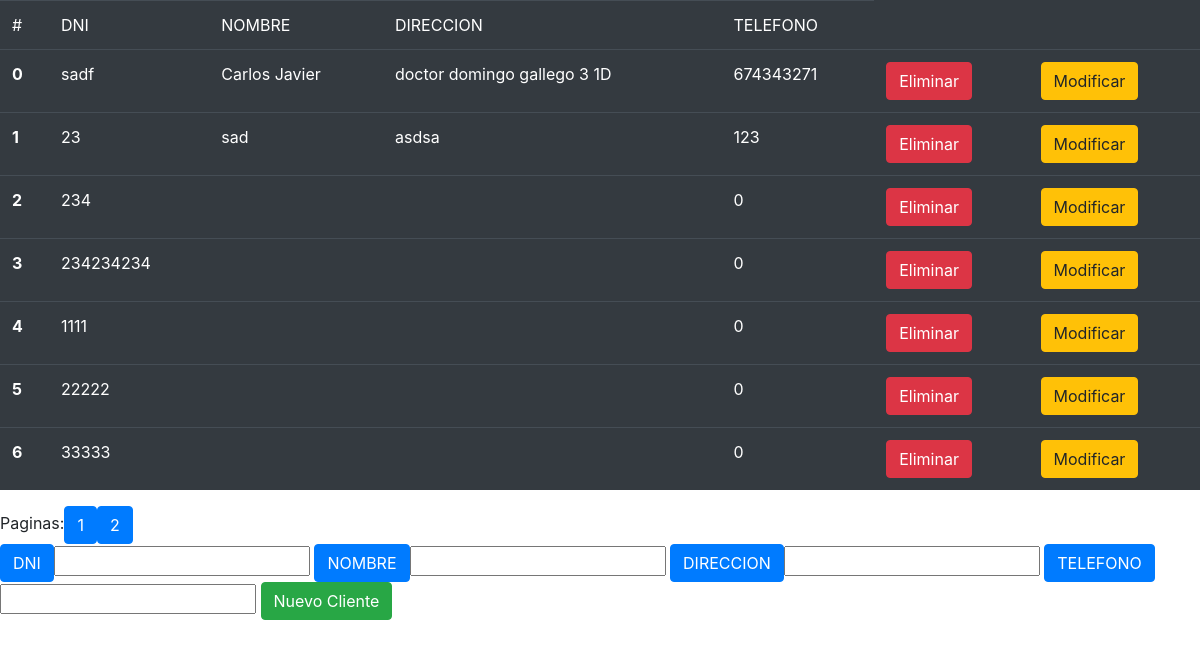
/ejercicios/ejercicio1y2/index.php, run on the app's committed database.
### tables this page shows
CREATE TABLE `usuarios` (
  `dni` varchar(9) NOT NULL,
  `nombre` varchar(50) NOT NULL,
  `telefono` int(9) NOT NULL,
  `direccion` varchar(100) NOT NULL
);

### ejercicios/ejercicio1y2/index.php (the view, shortened to what this page needs)
<!doctype html>
<html lang="en">
<head>
    <link rel="stylesheet" href="https://stackpath.bootstrapcdn.com/bootstrap/4.3.1/css/bootstrap.min.css">
</head>
<body>
    <?php
    $db = "banco";
    $conexion = conexion($db);
    if (isset($_GET['paginado'])) {
        $inicio = $_GET['paginado'];
        $fin = $inicio*7;
        $inicio = $fin -7;
    }else {
        $inicio = 0;
        $fin = 7;
    }
    $totalRegistros = 0;
    $consulta2 = $conexion->query('SELECT dni,nombre,telefono,direccion from usuarios');
    while($cliente = $consulta2->fetchObject()){
        $totalRegistros++;
    }
    $consulta = $conexion->query('SELECT dni,nombre,telefono,direccion from usuarios LIMIT '.$inicio.','.$fin.'');
    ?>
    <table class="table table-dark">
        <thead>
            <tr>
                <td>#</td>
                <td>DNI</td>
                <td>NOMBRE</td>
                <td>DIRECCION</td>
                <td>TELEFONO</td>
            </tr>
        </thead>
        <tbody>
            <?php
            while ($cliente = $consulta->fetchObject()) {
                ?>
                <tr>
                    <th scope="row"><?= $inicio ?></th>
                    <td><?= $cliente->dni ?></td>
                    <td><?= $cliente->nombre ?></td>
                    <td><?= $cliente->direccion ?></td>
                    <td><?= $cliente->telefono ?></td>
                    <td><a href="borrado.php?dni=<?=$cliente->dni?>"><input type="button" class="btn btn-danger" value="Eliminar"></a></td>
                    <td><a href="modificar.php?dni=<?=$cliente->dni?>&nombre=<?=$cliente->nombre?>&direccion=<?=$cliente->direccion?>&telefono=<?=$cliente->telefono?>"><input type="button" class="btn btn-warning" value="Modificar"></a></td>
                </tr>
            <?php
                $inicio++;
            }
            ?>
        </tbody>
    </table>
        <?php
    $totalPaginas = $totalRegistros / 7;
     echo "Paginas:";
     for ($i=0; $i < $totalPaginas; $i++) {
         echo '<a href="index.php?paginado='.($i+1).'"><button type="button" class="btn btn-primary">'.($i+1).'</button></a>';
     }
    ?>
    <form action="alta.php" method="post">
        <button type="button" class="btn btn-primary">DNI</button><input type="text" name="dni" id="dni">
        <button type="button" class="btn btn-primary">NOMBRE</button><input type="text" name="nombre" id="nombre">
        <button type="button" class="btn btn-primary">DIRECCION</button><input type="text" name="direccion" id="direccion">
        <button type="button" class="btn btn-primary">TELEFONO</button><input type="text" name="telefono" id="telefono">
        <input class="btn btn-success" type="submit" value="Nuevo Cliente">
    </form>
</body>
</html>

### data on the page
usuarios: dni "sadf", nombre "Carlos Javier", direccion "doctor domingo gallego 3 1D", telefono "674343271"
usuarios: dni "23", nombre "sad", direccion "asdsa", telefono "123"
usuarios: dni "234", telefono "0"
usuarios: dni "234234234", telefono "0"
usuarios: dni "1111", telefono "0"
usuarios: dni "22222", telefono "0"
usuarios: dni "33333", telefono "0"
